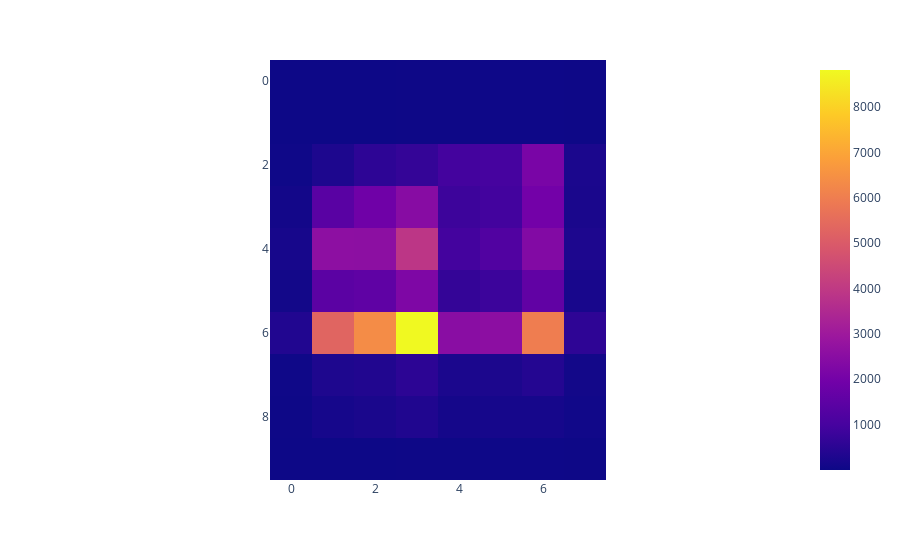

This figure's notebook cell:
### Code cell
import plotly.express as px
px.imshow(intensities)

### Figure 1 — Plotly figure (JSON) as saved in the notebook; plotly's stock layout.template omitted (floating-point values rounded to 4 significant figures)
{"data": [{"coloraxis": "coloraxis", "hovertemplate": "x: %{x}<br>y: %{y}<br>color: %{z}<extra></extra>", "name": "0", "type": "heatmap", "xaxis": "x", "yaxis": "y", "z": [[1, 5, 6, 11, 18, 23, 22, 13], [1, 4, 6, 12, 20, 25, 26, 15], [28, 284, 557, 672, 942, 976, 2120, 243], [102, 1394, 1902, 2448, 819, 928, 1975, 225], [166, 2583, 2570, 3902, 953, 1229, 2340, 270], [97, 1446, 1536, 2234, 664, 809, 1577, 193], [348, 5289, 6364, 8813, 2484, 2560, 5990, 566], [27, 291, 342, 532, 237, 255, 395, 97], [19, 154, 224, 321, 133, 153, 158, 74], [1, 5, 6, 13, 19, 25, 23, 13]]}], "layout": {"coloraxis": {"colorscale": [[0, "#0d0887"], [0.1111, "#46039f"], [0.2222, "#7201a8"], [0.3333, "#9c179e"], [0.4444, "#bd3786"], [0.5556, "#d8576b"], [0.6667, "#ed7953"], [0.7778, "#fb9f3a"], [0.8889, "#fdca26"], [1, "#f0f921"]]}, "margin": {"t": 60}, "xaxis": {"anchor": "y", "constrain": "domain", "domain": [0, 1], "scaleanchor": "y"}, "yaxis": {"anchor": "x", "autorange": "reversed", "constrain": "domain", "domain": [0, 1]}}}
